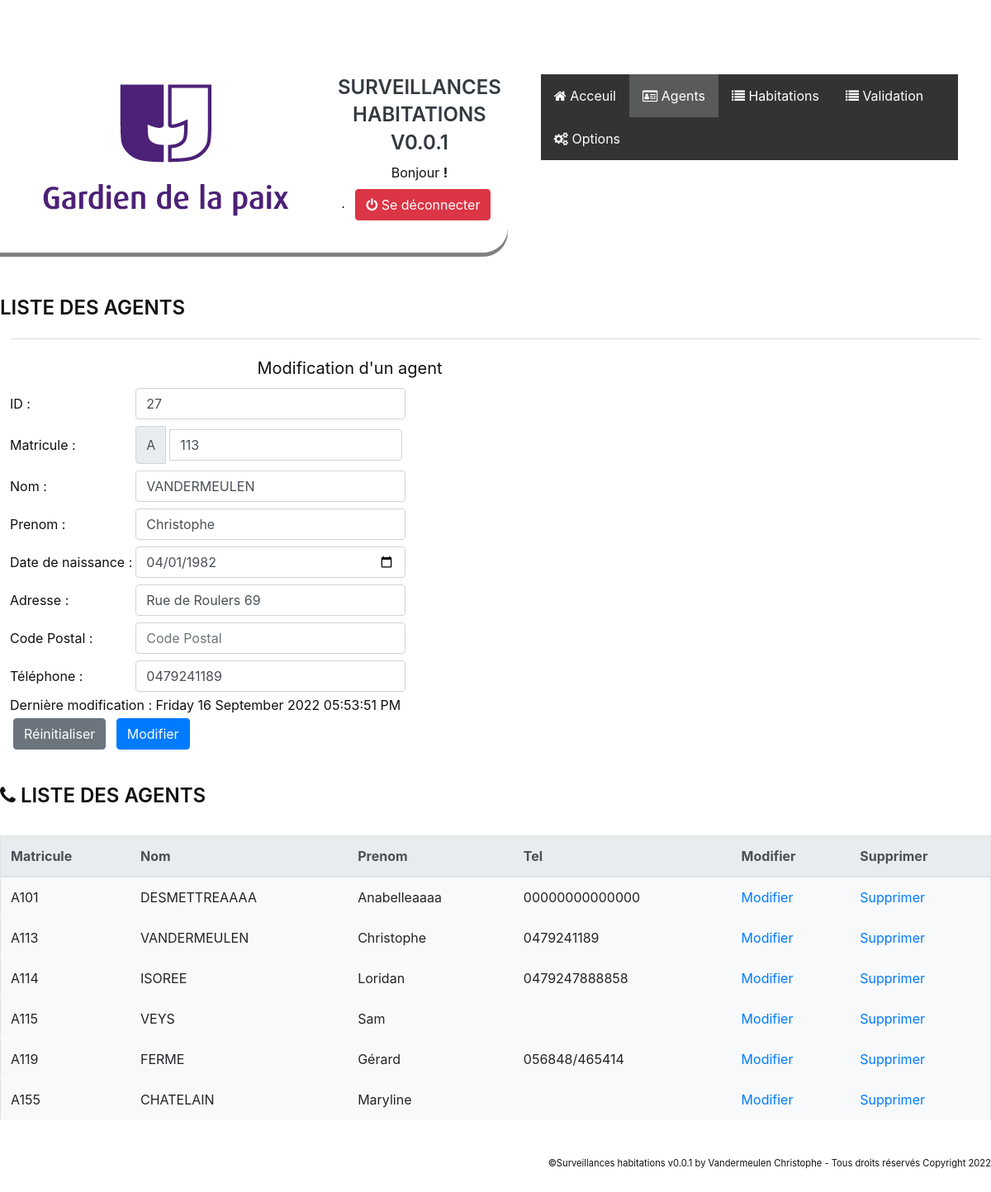
The page /agents.php?id=27 on the database its author committed.
### tables this page shows
CREATE TABLE `agents` (
  `id` int NOT NULL AUTO_INCREMENT,
  `nom` varchar(45) DEFAULT NULL,
  `prenom` varchar(45) DEFAULT NULL,
  `datedenaissance` date DEFAULT NULL,
  `matricule` varchar(45) DEFAULT NULL,
  `adresse` varchar(45) DEFAULT NULL,
  `cp` varchar(45) DEFAULT NULL,
  `tel` varchar(45) DEFAULT NULL,
  `dateupdate` varchar(45) DEFAULT NULL,
  PRIMARY KEY (`id`)
);

### agents.php (the view, shortened to what this page needs)
<?php
require_once('menu.php');
$position = ($_GET['id']) ?? null;
if (isset($position)) {
    $agents = $db->query('select*from agents where id=' . $position . '') or die(print_r($db->errorInfo()));
    while ($donnees = $agents->fetch()) {
        $infoagent = $donnees;
    }
}
?>
<!DOCTYPE html>
<html lang="en">
<head>
</head>
<body>
    <form action="sauvegarde.php" method="POST" enctype="multipart/form-data">
    <h1>Liste des agents </h1>
        <fieldset>
            <?php if ($position === null) : ?>
                <legend>Ajouter un agent</legend>
            <?php else : ?>
                <legend>Modification d'un agent</legend>
            <?php endif ?>
            <table>
            <div class="m-1">
                <tr>
                    <td>
                        ID :
                    </td>
                    <td><input type="text" class="form-control m-1" name="id" value="<?= $infoagent['id'] ?? '' ?>"></td>
                </tr>
                <tr>
                    <td>Matricule : </td>
                    <td><div class="input-group m-1"><span class="input-group-text" id="basic-addon1">A</span>
                    <input type="number" class="form-control m-1" maxlength="50" name="matricule" required autofocus placeholder="Obligatoire" value="<?= $infoagent['matricule'] ?? '' ?>"></div></td>
                </tr>
                <tr>
                    <td>Nom : </td>
                    <td><input type="text" class="form-control m-1" onkeyup="this.value = this.value.toUpperCase();" maxlength="50" name="lastname" required placeholder="Obligatoire" value="<?= $infoagent['nom'] ?? '' ?>"></td>
                </tr>
                <tr>
                    <td>Prenom : </td>
                    <td><input type="text" class="form-control m-1" onkeyup="this.charAt(0).toUpperCase() + this.slice(1)" maxlength="50" name="firstname" required placeholder="Obligatoire" value="<?= $infoagent['prenom'] ?? '' ?>"></td>
                </tr>
                <tr>
                    <td>Date de naissance : </td>
                    <td><input type="date" class="form-control m-1" maxlength="50" name="date" value="<?= $infoagent['datedenaissance'] ?? '' ?>"></td>
                </tr>
                <tr>
                    <td>Adresse : </td>
                    <td><input type="text" class="form-control m-1" maxlength="50" name="adresse" placeholder="Adresse" value="<?= $infoagent['adresse'] ?? '' ?>"></td>
                </tr>
                <tr>
                    <td>Code Postal : </td>
                    <td><input type="text" class="form-control m-1" maxlength="50" name="cp" placeholder="Code Postal" value="<?= $infoagent['cp'] ?? '' ?>"></td>
                </tr>
                <tr>
                    <td>Téléphone : </td>
                    <td><input type="text" class="form-control m-1" maxlength="50" name="tel" placeholder="Téléphone" value="<?= $infoagent['tel'] ?? '' ?>"></td>
                </tr>
                <tr>
                    <td colspan="2" m-1>
                        <?php if (isset($position)) echo 'Dernière modification : ' .  $infoagent['dateupdate'] ?? ''; ?>
                    </td>
                </tr>
                <table>
                    <tr>
                        <td>
                            <input type="reset" name="bInit" value="Réinitialiser" class="btn btn-secondary m-1" />
                        </td>
                        <td>
                            &nbsp;<input type="submit" name="bAjoutAgent" value="<?= $position ? "Modifier" : "Ajouter" ?>" class="btn btn-primary m-1">
                        </td>
                    </tr>
                </table>
        </fieldset>
    </form>
    <?php
    echo '<div class="right_Side">';
    echo '<h1><i class="fa fa-phone" aria-hidden="true"></i> Liste des agents </h1><br>';
    echo '<table border="1" class="table table-light">';
    echo '<thead class="thead-light">
                                <tr>
                                <th>Matricule</th>
                                <th>Nom</th>
                                <th>Prenom</th>
                                <th>Tel</th>
                                <th>Modifier</th>
                                <th>Supprimer</th>
                                    </tr>
                                </thead>';
    $agents = $db->query('select*from agents order by matricule asc') or die(print_r($db->errorInfo()));
    while ($Infos = $agents->fetch()) {
        echo '<tr>';
        echo '<td>A' . $Infos['matricule'] . '</td>';
        echo '<td>' . $Infos['nom'] . '</td>';
        echo '<td>' . $Infos['prenom'] . '</td>';
        echo '<td>' . $Infos['tel'] . '</td>';
        echo '<td><a href="agents.php?id=' . $Infos['id'] . '">Modifier</a></td>';
        echo '<td><a onclick="return confirm(\'Voulez-vous vraiment supprimer cet élement ?\')" href="agents.php?delagent=' . $Infos['id'] . ' " >Supprimer</a></td></tr>';
    }
    echo '</table><br><br><br>';
    ?>
</body>
</html>

### css/style.css (style rules this page uses)
* { margin: 0; padding: 0; box-sizing: border-box; }
body { color: #111; }
h1 { font-size: 1.5em; margin-top: 20px; text-transform: uppercase; font-weight: 600; line-height: 1.4em; color: #111; }
fieldset { display: block; margin: 20px 1%; margin-bottom: 20px; padding: 0 auto; padding: 15px 0; border: 0; border-top: 1px solid #DDD; width: 98%; }
body { display: absolute; vertical-align: middle; }
legend { display: table; min-width: 0px; max-width: 70%; position: relative; margin: auto; padding: 5px 20px; color: #111; font-size: 20px; text-align: center; }

### rows shown on the page
agents: id "27", matricule "113", lastname "VANDERMEULEN", firstname "Christophe", date "04/01/1982", adresse "Rue de Roulers 69", tel "0479241189", dateupdate "Dernière modification : Friday 16 September 2022 05:53:51 PM", nom "VANDERMEULEN", prenom "Christophe"
agents: matricule "101", nom "DESMETTREAAAA", prenom "Anabelleaaaa", tel "00000000000000"
agents: matricule "114", nom "ISOREE", prenom "Loridan", tel "0479247888858"
agents: matricule "115", nom "VEYS", prenom "Sam"
agents: matricule "119", nom "FERME", prenom "Gérard", tel "056848/465414"
agents: matricule "155", nom "CHATELAIN", prenom "Maryline"

### other values the page prints
$version "0.0.1"
$titre "Acceuil Agents Habitations Validation Options"
